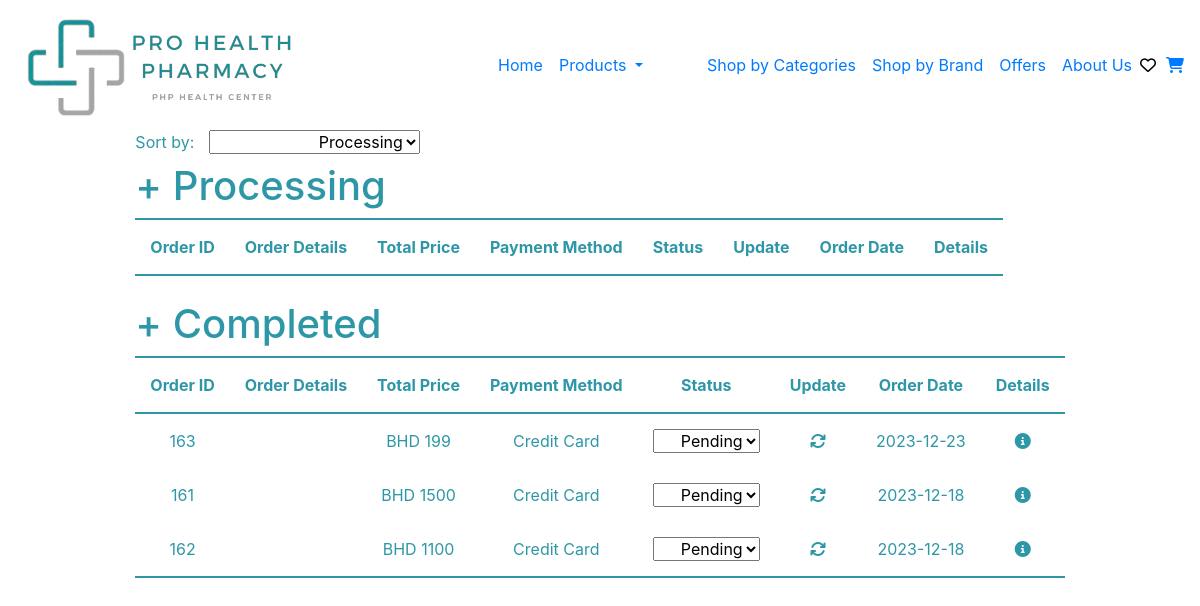
Before: /ManageOrders/SViewOrderList.php with the older database file.
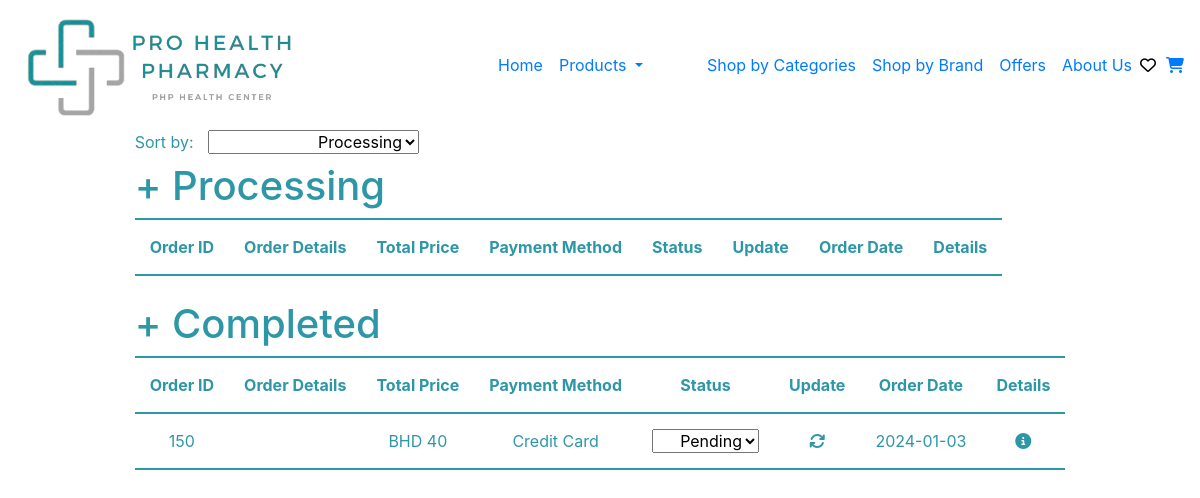
After: the same page with the newer database file.
### ManageOrders/SViewOrderList.php (the view, shortened to what this page needs)
<?php
include '../header.php';
include '../Connection/init.php';
$stmt = $db->prepare("SELECT * FROM `order data`");
$stmt->execute();
$orders = $stmt->fetchAll(PDO::FETCH_ASSOC);
usort($orders, 'sortByDateDesc');
?>
<!DOCTYPE html>
<html lang="en">
<head>
</head>
<body>
<div class="Container">
  <div class="row">
    <div class="col-xl-12">
    <label class="inline-elements" for="Sorting">Sort by:</label>
      <select class="inline-elements" name="Sorting" id="Sorting" onchange="toggleTable()">
        <option value="Processing">Processing</option>
      </select><br>
      <h1 class="inline-elements" id="pendingHeading">+ Processing</h1>
      <table id="pendingTable" style="border-bottom: 2px solid #2E97A7;">
        <tr>
          <th>Order ID</th>
          <th>Order Details</th>
          <th>Total Price</th>
          <th>Payment Method</th>
          <th>Status</th>
          <th>Update</th>
          <th>Order Date</th>
          <th>Details</th>
        </tr>
      </table>
      <br>
      <h1 class="inline-elements" id="completedHeading">+ Completed</h1>
      <table id="completedTable" class="hidden" style="border-bottom: 2px solid #2E97A7;">
        <tr>
          <th>Order ID</th>
          <th>Order Details</th>
          <th>Total Price</th>
          <th>Payment Method</th>
          <th>Status</th>
          <th>Update</th>
          <th>Order Date</th>
          <th>Details</th>
        </tr>
        <tbody>
        <?php
        foreach ($orders as $order) {
          $OrderID = $order['OrderID'];
          $TotalPrice = $order['TotalPrice'];
          $paymentMethod = $order['PaymentMethod'];
          $Status = $order['Status'];
          $OrderDate = $order['OrderDate'];
          $OrderDetails = $order['OrderDetails'];
          if ($Status === 'Payment Confirmed' && $paymentMethod !== '') {
            ?>
            <tr>
              <td><?php echo $OrderID ?></td>
              <td><?php echo $OrderDetails ?></td>
              <td><?php echo "BHD $TotalPrice" ?></td>
              <td><?php echo $paymentMethod ?></td>
              <td>            <select name="status" data-order-id="<?php echo $OrderID; ?>">
                    <option value="Pending" <?php echo ($Status === 'Pending') ? 'selected' : '' ?>>Pending</option>
                </select>
            </td>
            <td><a href="../ManageOrders/update_order.php" class="update-icon" ><button class="update-icon" name="orderId" data-order-id="<?php echo $order['OrderID']; ?>" onclick="updateStatus(this)">  <i class="fas fa-sync"></i> </a></td>
            <td><?php echo $OrderDate ?></td>
            <td><i class="fas fa-info-circle"></i></td>
        </tr>
            <?php
          }
        }
        ?>
        </tbody>
      </table>
    </div>
  </div>
</div>
</body>
</html>

Changed rows visible on the page:
removed order data: OrderID "163", TotalPrice "199", PaymentMethod "Credit Card", status "Pending", OrderDate "2023-12-23"
removed order data: OrderID "161", TotalPrice "1500", PaymentMethod "Credit Card", status "Pending", OrderDate "2023-12-18"
removed order data: OrderID "162", TotalPrice "1100", PaymentMethod "Credit Card", status "Pending", OrderDate "2023-12-18"
added order data: OrderID "150", TotalPrice "40", PaymentMethod "Credit Card", status "Pending", OrderDate "2024-01-03"
